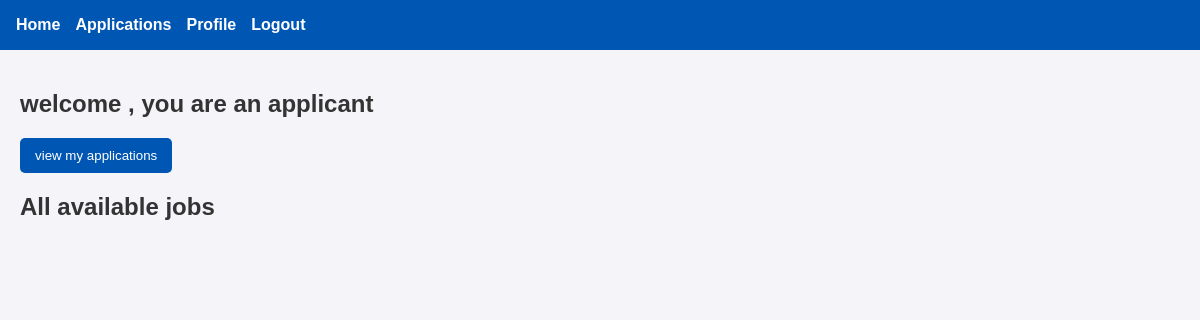
The app's page / (signed in), older data.
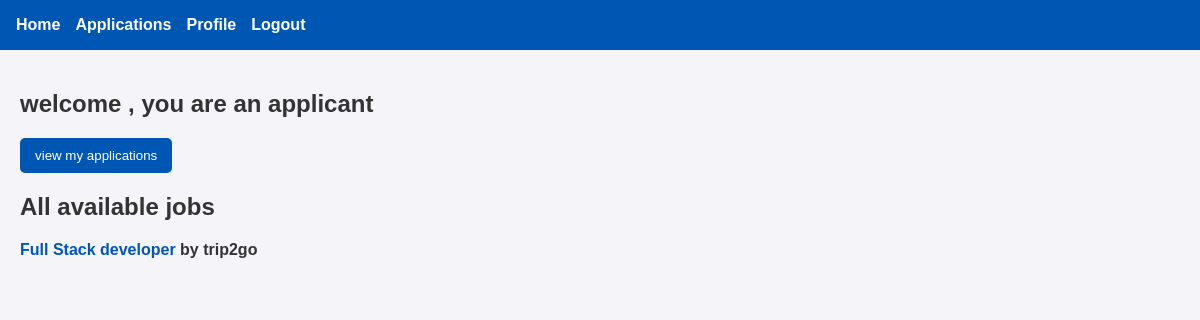
The same page, newer data.
### recruiter/models.py (models this page shows, shortened)
class TimeStampedModel(models.Model):
    created_at = models.DateTimeField(auto_now_add=True, db_index=True)
    updated_at = models.DateTimeField(auto_now=True)
    class Meta:
        abstract = True

class Post(TimeStampedModel):
    POST_TYPE_CHOICES = [
        ('job', 'Job Position'),
        ('project', 'Project'),
    ]
    STATUS_CHOICES = [
        ('draft', 'Draft'),
        ('published', 'Published'),
        ('closed', 'Closed'),
        ('filled', 'Filled/Completed'),
        ('cancelled', 'Cancelled'),
    ]
    post_type = models.CharField(
        max_length=20,
        choices=POST_TYPE_CHOICES,
        db_index=True
    )
    title = models.CharField(
        max_length=250,
        help_text="Title of the job or project"
    )
    description = models.TextField(
        help_text="Detailed description"
    )
    company = models.ForeignKey(
        Company,
        on_delete=models.CASCADE,
        related_name="posts"
    )
    salary = models.DecimalField(
        max_digits=10,
        decimal_places=2,
        null=True,
        blank=True,
        validators=[MinValueValidator(0)],
        help_text="Annual salary for jobs"
    )
    budget = models.DecimalField(
        max_digits=12,
        decimal_places=2,
        null=True,
        blank=True,
        validators=[MinValueValidator(0)],
        help_text="Total budget for projects"
    )
    status = models.CharField(
        max_length=20,
        choices=STATUS_CHOICES,
        default='draft',
        db_index=True
    )
    is_active = models.BooleanField(default=True, db_index=True)
    is_featured = models.BooleanField(default=False)
    published_at = models.DateTimeField(null=True, blank=True)
    closed_at = models.DateTimeField(null=True, blank=True)
    skills_required = models.ManyToManyField(
        Skill,
        related_name="posts",
        blank=True
    )
    created_by = models.ForeignKey(
        CustomUser,
        on_delete=models.CASCADE,
        related_name="created_posts"
    )
    slug = models.SlugField(blank=True, null=True)
    class Meta:
        ordering = ['-created_at']
        indexes = [
            models.Index(fields=['post_type', 'status', 'is_active']),
            models.Index(fields=['company', 'status']),
            models.Index(fields=['is_featured', 'is_active']),
        ]

class Company(TimeStampedModel):
    name = models.CharField(
        max_length=150,
        unique=True,
        help_text="Official company name"
    )
    location = models.CharField(
        max_length=150,
        help_text="Headquarters location"
    )
    website = models.URLField(
        blank=True,
        help_text="Company website URL"
    )
    description = models.TextField(
        blank=True,
        help_text="Company description and mission"
    )
    industry = models.CharField(
        max_length=100,
        blank=True,
        help_text="Primary industry (e.g., Technology, Healthcare)"
    )
    size = models.PositiveIntegerField(
        null=True,
        blank=True,
        help_text="Number of employees",
        verbose_name="Company Size"
    )
    logo = models.ImageField(
        upload_to='company_logos/%Y/%m/%d/',
        null=True,
        blank=True,
        help_text="Company logo image"
    )
    is_active = models.BooleanField(
        default=True,
        help_text="Whether the company is currently active on the platform"
    )
    class Meta:
        verbose_name_plural = "Companies"
        ordering = ['name']
        indexes = [
            models.Index(fields=['name']),
            models.Index(fields=['industry']),
            models.Index(fields=['is_active']),
        ]
    def __str__(self):
        return self.name

### recruiter/views.py (the view)
# urls.py: path("", views.index, name = "home"),
@login_required(login_url='login')
def index(request):
    jobs = Post.objects.filter(post_type = 'job',
                               status = 'published',
                               is_active = True).order_by('-created_at')
    if is_applicant(request.user):
        return render(request, "applicant/dashboard.html", {'jobs':jobs})
    elif is_representative(request.user):
        return render(request, "recruiter/dashboard.html")

### recruiter/views.py (called while the page is built)
def is_applicant(user):
    return user.user_type == 'applicant'

### recruiter/templates/applicant/dashboard.html (shortened to what this page needs)
{% extends "applicant/base.html" %}
    {% block content %}
        <h2>welcome {{ user.first_name }}, you are an applicant</h2>
        <a href="{% url 'my_applications' %}"><button>view my applications</button></a>
        <h2>All available jobs</h2>
        {% for job in jobs %}
            <b><a href="{% url 'view_job' job.slug %}">{{ job.title }}</a> by {{ job.company }}</b>
        {% endfor %}
     {% endblock %}

Row changes from the older to the newer data that the page shows:
added Post: title "Full Stack developer", company "trip2go"
